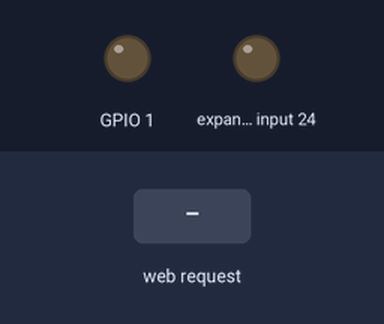
The program below on a simulated ESP32. Parts: output pins drawn as LEDs (lit = HIGH). The inputs (shaded band) are chosen by the test bench. WiFi joins after 1.5 s; servers stay silent unless stated; what the program prints to the serial monitor is not drawn.

Above: at 2.7 s.
2.8 s: HTTP request GET /s?pin=1&value=1 received
At 3.7 s:
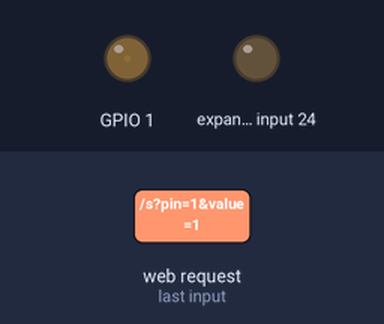
4.3 s: HTTP request GET /s?pin=120&value=120 received
At 4.8 s:
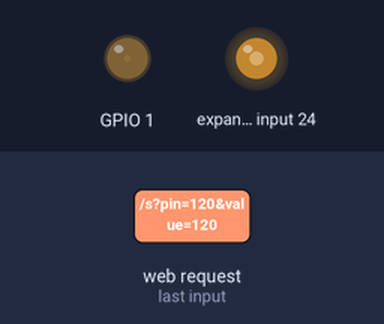
5.8 s: HTTP request GET /t?pin=1&value=1 received
At 7.0 s:
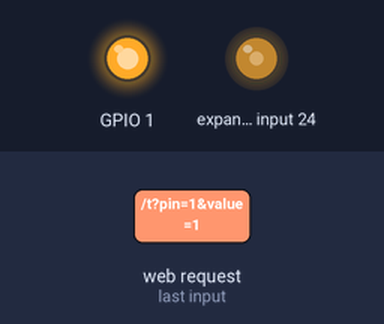
7.3 s: HTTP request GET /t?pin=120&value=120 received
At 8.3 s:
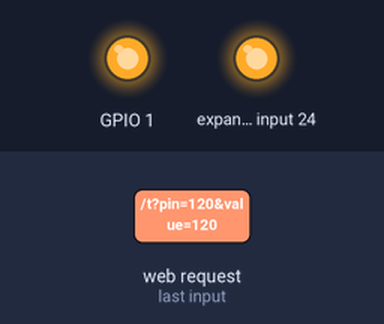
8.8 s: HTTP request GET /s?pin=1&value=1 received
At 9.5 s:
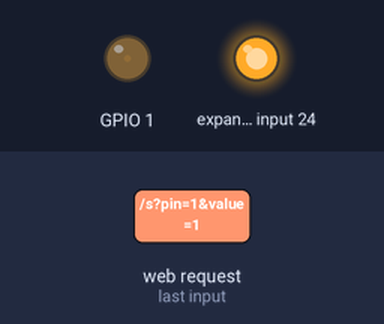
Timing chart, 0 to 11.3 s (numbered marks = the images above; inputs shaded):
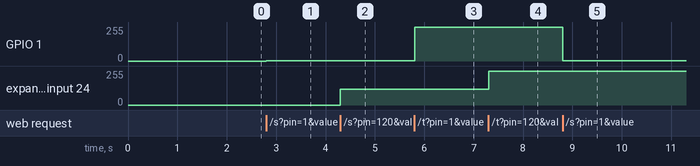

The program:

main.cpp
```cpp
#include "WiFi.h"
#include "ESPAsyncWebServer.h"
#include "analogWrite.h"

const char *ssid = "Principal";
const char *password = "12345678";

AsyncWebServer server(80);

void setup()
{
  Serial.begin(115200);

  WiFi.begin(ssid, password);
  Serial.printf("Connecting to %s.\n", ssid);
  while (WiFi.status() != WL_CONNECTED)
  {
    Serial.print('.');
    delay(300);
  }

  Serial.printf("\nServer running at %s\n", WiFi.localIP().toString().c_str());
  server.on("/", HTTP_GET, [](AsyncWebServerRequest *request) {
    request->send(200, "text/plain", "/s = analogWrite, /t = digitalWrite, /o = pinMode; parametros: pin e value");
  });
  server.on("/s", HTTP_GET, [](AsyncWebServerRequest *request) {
    if (request->hasParam("pin") && request->hasParam("value"))
    {
      int pin = request->getParam("pin")->value().toInt();
      int value = request->getParam("value")->value().toInt();
      request->send(200, "text/plain", "OK; " + (String)pin + ": " + (String)value);
      analogWrite(pin, value);
    }
    else
    {
      request->send(200, "text/plain", "Missing params.");
    }
  });
  server.on("/t", HTTP_GET, [](AsyncWebServerRequest *request) {
    if (request->hasParam("pin") && request->hasParam("value"))
    {
      int pin = request->getParam("pin")->value().toInt();
      int value = request->getParam("value")->value().toInt();
      request->send(200, "text/plain", "OK; " + (String)pin + ": " + (String)value);
      digitalWrite(pin, value);
    }
    else
    {
      request->send(200, "text/plain", "Missing params.");
    }
  });
  server.on("/o", HTTP_GET, [](AsyncWebServerRequest *request) {
    if (request->hasParam("pin") && request->hasParam("value"))
    {
      int pin = request->getParam("pin")->value().toInt();
      int value = request->getParam("value")->value().toInt();
      request->send(200, "text/plain", "OK; " + (String)pin + ": " + (String)value);
      pinMode(pin, value);
    }
    else
    {
      request->send(200, "text/plain", "Missing params.");
    }
  });
  server.begin();
}

void loop() {}
```

analogWrite.cpp
```cpp
#include "analogWrite.h"

analog_write_channel_t _analog_write_channels[16] = {
    {-1, 5000, 13},
    {-1, 5000, 13},
    {-1, 5000, 13},
    {-1, 5000, 13},
    {-1, 5000, 13},
    {-1, 5000, 13},
    {-1, 5000, 13},
    {-1, 5000, 13},
    {-1, 5000, 13},
    {-1, 5000, 13},
    {-1, 5000, 13},
    {-1, 5000, 13},
    {-1, 5000, 13},
    {-1, 5000, 13},
    {-1, 5000, 13},
    {-1, 5000, 13}};

int analogWriteChannel(uint8_t pin)
{
  int channel = -1;

  // Check if pin already attached to a channel
  for (uint8_t i = 0; i < 16; i++)
  {
    if (_analog_write_channels[i].pin == pin)
    {
      channel = i;
      break;
    }
  }

  // If not, attach it to a free channel
  if (channel == -1)
  {
    for (uint8_t i = 0; i < 16; i++)
    {
      if (_analog_write_channels[i].pin == -1)
      {
        _analog_write_channels[i].pin = pin;
        channel = i;
        ledcSetup(channel, _analog_write_channels[i].frequency, _analog_write_channels[i].resolution);
        ledcAttachPin(pin, channel);
        break;
      }
    }
  }

  return channel;
}

void analogWriteFrequency(double frequency)
{
  for (uint8_t i = 0; i < 16; i++)
  {
    _analog_write_channels[i].frequency = frequency;
  }
}

void analogWriteFrequency(uint8_t pin, double frequency)
{
  int channel = analogWriteChannel(pin);

  // Make sure the pin was attached to a channel, if not do nothing
  if (channel != -1 && channel < 16)
  {
    _analog_write_channels[channel].frequency = frequency;
  }
}

void analogWriteResolution(uint8_t resolution)
{
  for (uint8_t i = 0; i < 16; i++)
  {
    _analog_write_channels[i].resolution = resolution;
  }
}

void analogWriteResolution(uint8_t pin, uint8_t resolution)
{
  int channel = analogWriteChannel(pin);

  // Make sure the pin was attached to a channel, if not do nothing
  if (channel != -1 && channel < 16)
  {
    _analog_write_channels[channel].resolution = resolution;
  }
}

void analogWrite(uint8_t pin, uint32_t value, uint32_t valueMax)
{
  int channel = analogWriteChannel(pin);

  // Make sure the pin was attached to a channel, if not do nothing
  if (channel != -1 && channel < 16)
  {
    uint8_t resolution = _analog_write_channels[channel].resolution;
    uint32_t levels = pow(2, resolution);
    uint32_t duty = ((levels - 1) / valueMax) * min(value, valueMax);

    // write duty to LEDC
    ledcWrite(channel, duty);
  }
}
```

analogWrite.h
```cpp
#ifndef _ESP32_ANALOG_WRITE_
#define _ESP32_ANALOG_WRITE_

#include <Arduino.h>

typedef struct analog_write_channel
{
  int8_t pin;
  double frequency;
  uint8_t resolution;
} analog_write_channel_t;

int analogWriteChannel(uint8_t pin);

void analogWriteFrequency(double frequency);
void analogWriteFrequency(uint8_t pin, double frequency);

void analogWriteResolution(uint8_t resolution);
void analogWriteResolution(uint8_t pin, uint8_t resolution);

void analogWrite(uint8_t pin, uint32_t value, uint32_t valueMax = 255);

#endif
```

Measured:
- after the input at 2.8 s, GPIO 1: 0/255 → 1/255 at once
- after the input at 4.3 s, expander input 24: 0/255 → 120/255 at once
- after the input at 5.8 s, GPIO 1: 1/255 → 255/255 at once
- after the input at 7.3 s, expander input 24: 120/255 → 255/255 at once
- after the input at 8.8 s, GPIO 1: 255/255 → 1/255 at once
